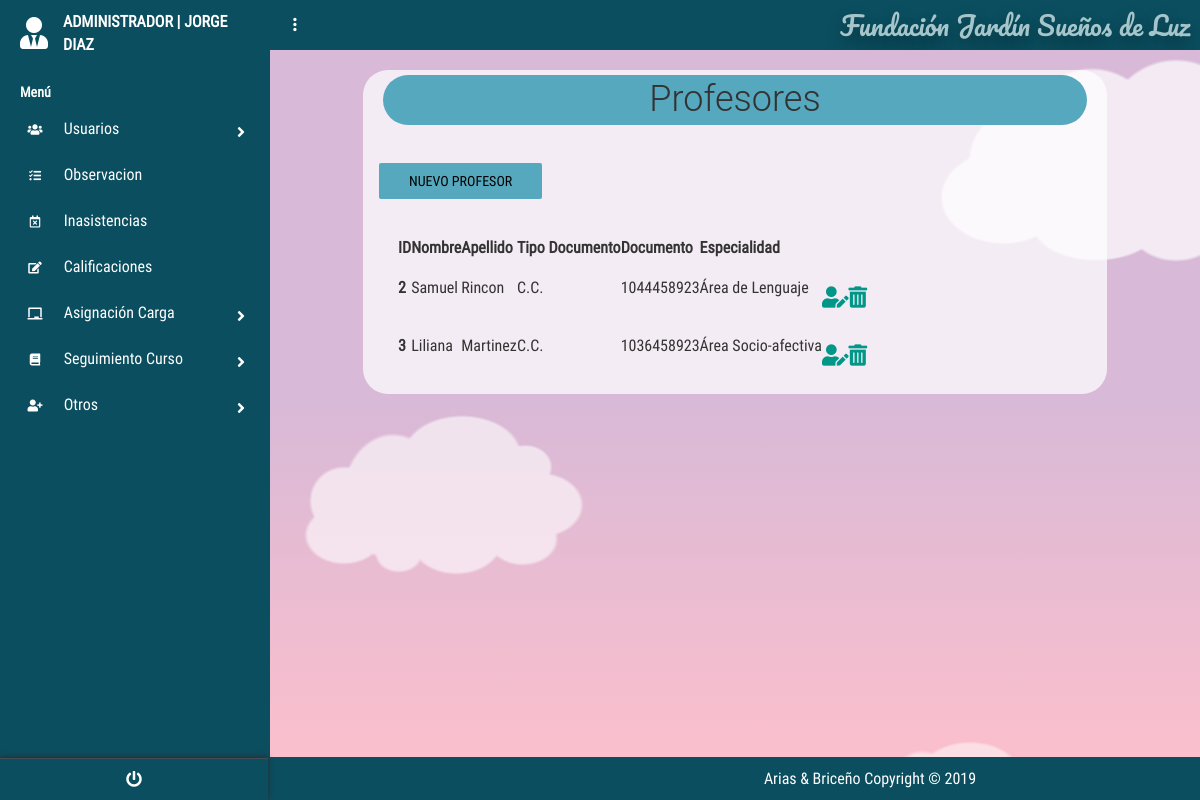
Screenshot of /?c=Profesor&a=Index (signed in) with the database file from the repository.
### tables this page shows
create table Usuario
(
id_Usuario int PRIMARY KEY auto_increment ,
user_Usuario varchar (50) not null,
password_Usuario varchar (8) not null,
nombre_Usuario varchar (50) not null,
apellido_Usuario varchar (50) not null,
tipoDoc_Usuario varchar (50) not null,
doc_Usuario bigint not null,
estado_Usuario varchar (50) not null,
id_tipoUsuario_FK int ,
id_Especialidad_FK int 
);

create table ESPECIALIDAD
(
id_Especialidad int PRIMARY KEY auto_increment ,
nombre_Especialidad varchar (50) not null
);

### controllers/ProfesorController.php (called while the page is built, shortened)
<?php
require_once "./models/ProfesorModel.php";
class ProfesorController{
    public function __CONSTRUCT(){
        $this->mode = new ProfesorModel();
    }
    public function Index(){
        include_once './views/Profesor/ProfesorCon.php';
    }
}

### models/Conexion.php (called while the page is built)
<?php
class Conexion{
    public static function conectar(){
        $PDO = new PDO("mysql:host=localhost;dbname=dbfundacion;charset=utf8","root","");
        $PDO->setAttribute(PDO::ATTR_ERRMODE,PDO::ERRMODE_EXCEPTION);
        return $PDO;
    }
}
?>

### models/ProfesorModel.php (called while the page is built, shortened)
<?php
class ProfesorModel{
    public $CNX;
    public function __construct(){
        try {
            $this->CNX= Conexion::conectar();
        } catch (Exception $e) {
            die($e->getMessage());
        }
    }
    public function listar_Profesores(){
        try {
            $query= "SELECT id_Usuario,
            user_Usuario,
            password_Usuario,
            nombre_Usuario,
            apellido_Usuario,
            tipoDoc_Usuario,
            doc_Usuario,
            estado_Usuario,
            id_tipoUsuario_FK,
            id_Especialidad_FK,
            id_Especialidad,
            nombre_Especialidad
            from Usuario
            inner join Especialidad on Usuario.id_Especialidad_fk=Especialidad.id_Especialidad where id_tipoUsuario_FK=2 and estado_Usuario='Activo' ";
            $stm = $this->CNX->prepare($query);
            $stm->execute();
            return $stm->fetchAll(PDO::FETCH_OBJ);
        } catch (Exception $e){
            die($e ->getMessage());
        }
    }
}

### views/Profesor/ProfesorCon.php (the view, shortened to what this page needs)
<?php
if (isset($_SESSION['Admin'])){
    $sesion = 'A';
}elseif (isset($_SESSION['Profe'])){
    $sesion = 'P';
}elseif (isset($_SESSION['Estudiante'])){
    $sesion = 'E';
}
?>
<!DOCTYPE html>
<html lang="es">
<head>
    <link rel='stylesheet' href='https://cdnjs.cloudflare.com/ajax/libs/twitter-bootstrap/4.1.1/css/bootstrap.css'>
    <link rel='stylesheet' href='https://use.fontawesome.com/releases/v5.0.13/css/all.css'>
    <link rel="stylesheet" href="<?php echo SERVERURL; ?>assets/css/main.css">
    <link rel="stylesheet" href="<?php echo SERVERURL; ?>assets/css/style.css">
    <link rel="stylesheet" href="<?php echo SERVERURL; ?>assets/css/menu_Lateral.css">
    <link rel="stylesheet" href="<?php echo SERVERURL; ?>assets/css/main.css">
    <link href="https://unpkg.com/bootstrap-table@1.18.0/dist/bootstrap-table.min.css" rel="stylesheet">
</head>
<body>
    <?php include "./views/modules/navlateral.php" ?>
    <section class="full-box dashboard-contentPage">
        <?php include "./views/modules/navbar.php" ?>
        <div class="container">
            <div class="titles">
                <h1 class="tituloa ">Profesores</h1>
                <?php
                    if($sesion=='A'){
                        echo '
                        <div class="form-group" id="botones">
                        <a href="?c=Profesor&a=nuevo" class="boton btn btn-info botones">Nuevo Profesor</a>
                    </div>';}
                    else{echo ' ';}
                ?>
            </div>
            <div class="tablas">
            <table id="table" data-toggle="table" data-height="auto" data-search="true" data-show-refresh="false"
                data-show-columns="true" data-buttons-toolbar=".buttons-toolbar">
                <thead>
                    <tr>
                        <th data-field="ID">ID</th>
                        <th data-field="nombre">Nombre</th>
                        <th data-field="apellido">Apellido</th>
                        <th data-field="tipoDoc">Tipo Documento</th>
                        <th data-field="Doc">Documento</th>
                        <th data-field="especialidad">Especialidad</th>
                        <th data-field="editar"></th>
                        <?php
                            if($sesion=='A'){
                                echo '<th data-field="eliminar"></th>';
                            }
                        ?>
                    </tr>
                </thead>
                <tbody>
                    <?php foreach ($this->mode->listar_Profesores() as $k ) : ?>
                    <tr>
                        <th data-field="ID" scope="row"><?php echo $k->id_Usuario; ?></th>
                        <td data-field="nombre"><?php echo $k->nombre_Usuario; ?></td>
                        <td data-field="apellido"><?php echo $k->apellido_Usuario; ?></td>
                        <td data-field="tipoDoc"><?php echo $k->tipoDoc_Usuario; ?></td>
                        <td data-field="Doc"><?php echo $k->doc_Usuario; ?></td>
                        <td data-field="especialidad"><?php echo $k->nombre_Especialidad; ?></td>
                        <th data-field="editar">
                            <div class="form-group" id="botones">
                                <a href="?c=Profesor&a=nuevo&id_Usuario=<?php echo $k->id_Usuario;?>"  class="fas fa-user-edit fa-lg " ></a>
                            </div>
                        </th>
                        <?php
                            if($sesion=='A'){
                                echo '<th data-field="eliminar">
                                <div class="form-group" id="botones">
                                        <a onclick="javascript:return confirm(\'¿Desea eliminar el registro?\');
                                        " href="?c=Profesor&a=g_eliminar_Profesor&id_Usuario=<?php echo $k->id_Usuario;?>"
                                         class="fas fa-trash-alt fa-lg"></a>
                                    </div>
                                </th>';
                            }
                        ?>
                    </tr>
                    <?php endforeach; ?>
                </tbody>
            </table>
</div>
        </div>
        <?php include "./views/modules/fondo_Form.php" ?>
    </section>
</body>
</html>

### assets/css/main.css (style rules this page uses)
body, html { background-color: #0b4e5f; width: 100%; height: 100%; margin: 0; padding: 0; position: relative; font-size: 16px; font-family: 'RobotoCondensed'; overflow: hidden; }
.full-box { margin: 0; padding: 0; width: 100%; box-sizing: border-box; }
.container { background-color: rgba(255, 255, 255, 0.726); margin-top:20px; border-radius:25px; width:80%; }
.tablas,h1 { margin:20px }
h1 { text-align: center; padding: 5px; margin: 5px; }
form .btn, .botones { background-color: #56a8be; border-color: #56a8be; }
.tituloa { background-color: #56a8be; border-color: #56a8be; border-radius: 1em; }
.dashboard-sideBar, .dashboard-contentPage { position: absolute; top: 0; height: 100%; transition: all .3s ease-in-out; }
.dashboard-contentPage { right: 0; z-index: 1; padding-left: 270px; }
.btn:not(.btn-raised).btn-info, .input-group-btn .btn:not(.btn-raised).btn-info { color: #000000; }

### assets/css/menu_Lateral.css (style rules this page uses)
body { font-size: 0.9rem; }

### views/modules/fondo_Form.php (style rules this page uses)
html { box-sizing: border-box; }
*, *:before, *:after { box-sizing: inherit; }
body { margin: 0; background: linear-gradient(#d8b9d7 50%, #ffc0cb); min-height: 100vh; display: flex; justify-content: center; align-items: center; overflow: hidden; position: relative; }

### rows the page displays
usuario: id_Usuario "2", nombre_Usuario "Samuel", apellido_Usuario "Rincon", tipoDoc_Usuario "C.C.", doc_Usuario "1044458923", id_Especialidad_FK.nombre_Especialidad "Área de Lenguaje"
usuario: id_Usuario "3", nombre_Usuario "Liliana", apellido_Usuario "Martinez", tipoDoc_Usuario "C.C.", doc_Usuario "1036458923", id_Especialidad_FK.nombre_Especialidad "Área Socio-afectiva"

### other values shown
$nombre "JORGE DIAZ"
NOMBREPROYECTO "Fundación Jardín Sueños de Luz"
